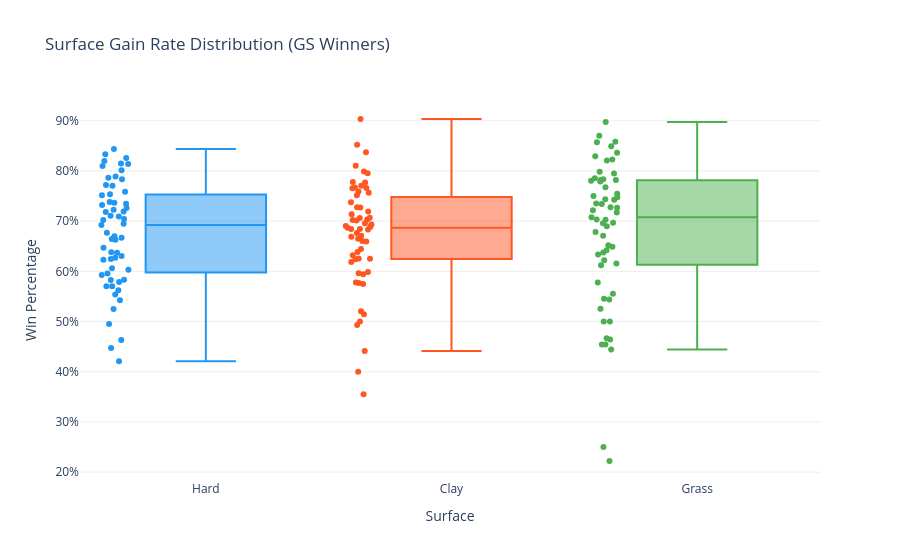

The notebook cell saved with this chart:
### Code cell
melted = gs_players.melt(
    id_vars=["name", "era"],
    value_vars=["hard_win_pct", "clay_win_pct", "grass_win_pct"],
    var_name="surface",
    value_name="win_pct"
)
melted["surface"] = melted["surface"].str.replace("_win_pct", "").str.capitalize()

fig = px.box(
    melted,
    x="surface",
    y="win_pct",
    color="surface",
    hover_name="name",
    hover_data={"era": True, "win_pct": ":.3f", "surface": False},
    points="all",
    title="Surface Gain Rate Distribution (GS Winners)",
    labels={"win_pct": "Win Percentage", "surface": "Surface"},
    color_discrete_map={"Hard": "#2196F3", "Clay": "#FF5722", "Grass": "#4CAF50"},
    category_orders={"surface": ["Hard", "Clay", "Grass"]},
)
fig.update_layout(
    yaxis_tickformat=".0%",
    showlegend=False,
    plot_bgcolor="white",
    yaxis=dict(gridcolor="#eeeeee"),
)
fig.show()

### Figure 1 — Plotly figure (JSON) as saved in the notebook; plotly's stock layout.template omitted (floating-point values rounded to 4 significant figures)
{"data": [{"alignmentgroup": "True", "boxpoints": "all", "customdata": [["Open Era"], ["Open Era"], ["Open Era"], ["Open Era"], ["Open Era"], ["Open Era"], ["Open Era"], ["Open Era"], ["Open Era"], ["Open Era"], ["Open Era"], ["Open Era"], ["Open Era"], ["Open Era"], ["Open Era"], ["Open Era"], ["Open Era"], ["Open Era"], ["Open Era"], ["Open Era"], ["Open Era"], ["Open Era"], ["Open Era"], ["Open Era"], ["Open Era"], ["Modern Era"], ["Modern Era"], ["Modern Era"], ["Modern Era"], ["Modern Era"], ["Modern Era"], ["Modern Era"], ["Modern Era"], ["Modern Era"], ["Modern Era"], ["Modern Era"], ["Modern Era"], ["Modern Era"], ["Modern Era"], ["Modern Era"], ["Modern Era"], ["Modern Era"], ["Modern Era"], ["Big 3 Era"], ["Modern Era"], ["Modern Era"], ["Modern Era"], ["Big 3 Era"], ["Big 3 Era"], ["Big 3 Era"], ["Big 3 Era"], ["Big 3 Era"], ["Big 3 Era"], ["Big 3 Era"], ["Big 3 Era"], ["Big 3 Era"], ["Big 3 Era"], ["Big 3 Era"], ["Big 3 Era"]], "hovertemplate": "<b>%{hovertext}</b><br><br>Win Percentage=%{y:.3f}<br>era=%{customdata[0]}<extra></extra>", "hovertext": ["Ken Rosewall", "Andres Gimeno", "Rod Laver", "Arthur Ashe", "Bill Bowrey", "John Newcombe", "Jan Kodes", "Ilie Nastase", "Stan Smith", "Manuel Orantes", "Adriano Panatta", "Roscoe Tanner", "Guillermo Vilas", "Jimmy Connors", "Mark Edmondson", "Vitas Gerulaitis", "Brian Teacher", "Bjorn Borg", "Johan Kriek", "John McEnroe", "Andres Gomez", "Ivan Lendl", "Yannick Noah", "Mats Wilander", "Pat Cash", "Stefan Edberg", "Thomas Muster", "Boris Becker", "Petr Korda", "Michael Stich", "Andre Agassi", "Jim Courier", "Sergi Bruguera", "Pete Sampras", "Goran Ivanisevic", "Richard Krajicek", "Michael Chang", "Patrick Rafter", "Yevgeny Kafelnikov", "Thomas Johansson", "Albert Costa", "Carlos Moya", "Gustavo Kuerten", "Gaston Gaudio", "Marat Safin", "Juan Carlos Ferrero", "Lleyton Hewitt", "Roger Federer", "Andy Roddick", "Stan Wawrinka", "Rafael Nadal", "Andy Murray", "Novak Djokovic", "Juan Martin del Potro", "Marin Cilic", "Dominic Thiem", "Daniil Medvedev", "Jannik Sinner", "Carlos Alcaraz"], "legendgroup": "Hard", "marker": {"color": "#2196F3"}, "name": "Hard", "notched": false, "offsetgroup": "Hard", "orientation": "v", "showlegend": true, "type": "box", "x": ["Hard", "Hard", "Hard", "Hard", "Hard", "Hard", "Hard", "Hard", "Hard", "Hard", "Hard", "Hard", "Hard", "Hard", "Hard", "Hard", "Hard", "Hard", "Hard", "Hard", "Hard", "Hard", "Hard", "Hard", "Hard", "Hard", "Hard", "Hard", "Hard", "Hard", "Hard", "Hard", "Hard", "Hard", "Hard", "Hard", "Hard", "Hard", "Hard", "Hard", "Hard", "Hard", "Hard", "Hard", "Hard", "Hard", "Hard", "Hard", "Hard", "Hard", "Hard", "Hard", "Hard", "Hard", "Hard", "Hard", "Hard", "Hard", "Hard"], "x0": " ", "xaxis": "x", "y": [0.7349, 0.6381, 0.8137, 0.7703, 0.4474, 0.7108, 0.5423, 0.6949, 0.7261, 0.5701, 0.525, 0.6698, 0.6923, 0.8199, 0.463, 0.7323, 0.5928, 0.7534, 0.6245, 0.8101, 0.6471, 0.826, 0.7193, 0.7181, 0.5827, 0.7866, 0.6371, 0.7586, 0.6306, 0.663, 0.7889, 0.7094, 0.5537, 0.8015, 0.5831, 0.6667, 0.7045, 0.6646, 0.6771, 0.5623, 0.4952, 0.5955, 0.6229, 0.4211, 0.6034, 0.5705, 0.7024, 0.8332, 0.7518, 0.606, 0.7721, 0.7381, 0.8438, 0.7229, 0.6273, 0.5788, 0.7367, 0.8149, 0.7833], "y0": " ", "yaxis": "y"}, {"alignmentgroup": "True", "boxpoints": "all", "customdata": [["Open Era"], ["Open Era"], ["Open Era"], ["Open Era"], ["Open Era"], ["Open Era"], ["Open Era"], ["Open Era"], ["Open Era"], ["Open Era"], ["Open Era"], ["Open Era"], ["Open Era"], ["Open Era"], ["Open Era"], ["Open Era"], ["Open Era"], ["Open Era"], ["Open Era"], ["Open Era"], ["Open Era"], ["Open Era"], ["Open Era"], ["Open Era"], ["Open Era"], ["Modern Era"], ["Modern Era"], ["Modern Era"], ["Modern Era"], ["Modern Era"], ["Modern Era"], ["Modern Era"], ["Modern Era"], ["Modern Era"], ["Modern Era"], ["Modern Era"], ["Modern Era"], ["Modern Era"], ["Modern Era"], ["Modern Era"], ["Modern Era"], ["Modern Era"], ["Modern Era"], ["Big 3 Era"], ["Modern Era"], ["Modern Era"], ["Modern Era"], ["Big 3 Era"], ["Big 3 Era"], ["Big 3 Era"], ["Big 3 Era"], ["Big 3 Era"], ["Big 3 Era"], ["Big 3 Era"], ["Big 3 Era"], ["Big 3 Era"], ["Big 3 Era"], ["Big 3 Era"], ["Big 3 Era"]], "hovertemplate": "<b>%{hovertext}</b><br><br>Win Percentage=%{y:.3f}<br>era=%{customdata[0]}<extra></extra>", "hovertext": ["Ken Rosewall", "Andres Gimeno", "Rod Laver", "Arthur Ashe", "Bill Bowrey", "John Newcombe", "Jan Kodes", "Ilie Nastase", "Stan Smith", "Manuel Orantes", "Adriano Panatta", "Roscoe Tanner", "Guillermo Vilas", "Jimmy Connors", "Mark Edmondson", "Vitas Gerulaitis", "Brian Teacher", "Bjorn Borg", "Johan Kriek", "John McEnroe", "Andres Gomez", "Ivan Lendl", "Yannick Noah", "Mats Wilander", "Pat Cash", "Stefan Edberg", "Thomas Muster", "Boris Becker", "Petr Korda", "Michael Stich", "Andre Agassi", "Jim Courier", "Sergi Bruguera", "Pete Sampras", "Goran Ivanisevic", "Richard Krajicek", "Michael Chang", "Patrick Rafter", "Yevgeny Kafelnikov", "Thomas Johansson", "Albert Costa", "Carlos Moya", "Gustavo Kuerten", "Gaston Gaudio", "Marat Safin", "Juan Carlos Ferrero", "Lleyton Hewitt", "Roger Federer", "Andy Roddick", "Stan Wawrinka", "Rafael Nadal", "Andy Murray", "Novak Djokovic", "Juan Martin del Potro", "Marin Cilic", "Dominic Thiem", "Daniil Medvedev", "Jannik Sinner", "Carlos Alcaraz"], "legendgroup": "Clay", "marker": {"color": "#FF5722"}, "name": "Clay", "notched": false, "offsetgroup": "Clay", "orientation": "v", "showlegend": true, "type": "box", "x": ["Clay", "Clay", "Clay", "Clay", "Clay", "Clay", "Clay", "Clay", "Clay", "Clay", "Clay", "Clay", "Clay", "Clay", "Clay", "Clay", "Clay", "Clay", "Clay", "Clay", "Clay", "Clay", "Clay", "Clay", "Clay", "Clay", "Clay", "Clay", "Clay", "Clay", "Clay", "Clay", "Clay", "Clay", "Clay", "Clay", "Clay", "Clay", "Clay", "Clay", "Clay", "Clay", "Clay", "Clay", "Clay", "Clay", "Clay", "Clay", "Clay", "Clay", "Clay", "Clay", "Clay", "Clay", "Clay", "Clay", "Clay", "Clay", "Clay"], "x0": " ", "xaxis": "x", "y": [0.777, 0.6835, 0.7515, 0.7137, 0.4932, 0.7062, 0.6932, 0.7782, 0.6958, 0.7656, 0.6905, 0.6242, 0.7952, 0.7704, 0.4414, 0.7068, 0.5204, 0.8524, 0.5, 0.7193, 0.7021, 0.8103, 0.7379, 0.7668, 0.4, 0.6766, 0.7662, 0.6595, 0.5769, 0.6688, 0.7273, 0.6845, 0.6868, 0.625, 0.6184, 0.5985, 0.6446, 0.5143, 0.5779, 0.3551, 0.665, 0.7033, 0.7011, 0.6604, 0.5961, 0.7278, 0.6323, 0.7567, 0.6387, 0.6254, 0.9035, 0.6707, 0.7989, 0.6885, 0.5941, 0.6846, 0.5747, 0.7593, 0.8374], "y0": " ", "yaxis": "y"}, {"alignmentgroup": "True", "boxpoints": "all", "customdata": [["Open Era"], ["Open Era"], ["Open Era"], ["Open Era"], ["Open Era"], ["Open Era"], ["Open Era"], ["Open Era"], ["Open Era"], ["Open Era"], ["Open Era"], ["Open Era"], ["Open Era"], ["Open Era"], ["Open Era"], ["Open Era"], ["Open Era"], ["Open Era"], ["Open Era"], ["Open Era"], ["Open Era"], ["Open Era"], ["Open Era"], ["Open Era"], ["Open Era"], ["Modern Era"], ["Modern Era"], ["Modern Era"], ["Modern Era"], ["Modern Era"], ["Modern Era"], ["Modern Era"], ["Modern Era"], ["Modern Era"], ["Modern Era"], ["Modern Era"], ["Modern Era"], ["Modern Era"], ["Modern Era"], ["Modern Era"], ["Modern Era"], ["Modern Era"], ["Modern Era"], ["Big 3 Era"], ["Modern Era"], ["Modern Era"], ["Modern Era"], ["Big 3 Era"], ["Big 3 Era"], ["Big 3 Era"], ["Big 3 Era"], ["Big 3 Era"], ["Big 3 Era"], ["Big 3 Era"], ["Big 3 Era"], ["Big 3 Era"], ["Big 3 Era"], ["Big 3 Era"], ["Big 3 Era"]], "hovertemplate": "<b>%{hovertext}</b><br><br>Win Percentage=%{y:.3f}<br>era=%{customdata[0]}<extra></extra>", "hovertext": ["Ken Rosewall", "Andres Gimeno", "Rod Laver", "Arthur Ashe", "Bill Bowrey", "John Newcombe", "Jan Kodes", "Ilie Nastase", "Stan Smith", "Manuel Orantes", "Adriano Panatta", "Roscoe Tanner", "Guillermo Vilas", "Jimmy Connors", "Mark Edmondson", "Vitas Gerulaitis", "Brian Teacher", "Bjorn Borg", "Johan Kriek", "John McEnroe", "Andres Gomez", "Ivan Lendl", "Yannick Noah", "Mats Wilander", "Pat Cash", "Stefan Edberg", "Thomas Muster", "Boris Becker", "Petr Korda", "Michael Stich", "Andre Agassi", "Jim Courier", "Sergi Bruguera", "Pete Sampras", "Goran Ivanisevic", "Richard Krajicek", "Michael Chang", "Patrick Rafter", "Yevgeny Kafelnikov", "Thomas Johansson", "Albert Costa", "Carlos Moya", "Gustavo Kuerten", "Gaston Gaudio", "Marat Safin", "Juan Carlos Ferrero", "Lleyton Hewitt", "Roger Federer", "Andy Roddick", "Stan Wawrinka", "Rafael Nadal", "Andy Murray", "Novak Djokovic", "Juan Martin del Potro", "Marin Cilic", "Dominic Thiem", "Daniil Medvedev", "Jannik Sinner", "Carlos Alcaraz"], "legendgroup": "Grass", "marker": {"color": "#4CAF50"}, "name": "Grass", "notched": false, "offsetgroup": "Grass", "orientation": "v", "showlegend": true, "type": "box", "x": ["Grass", "Grass", "Grass", "Grass", "Grass", "Grass", "Grass", "Grass", "Grass", "Grass", "Grass", "Grass", "Grass", "Grass", "Grass", "Grass", "Grass", "Grass", "Grass", "Grass", "Grass", "Grass", "Grass", "Grass", "Grass", "Grass", "Grass", "Grass", "Grass", "Grass", "Grass", "Grass", "Grass", "Grass", "Grass", "Grass", "Grass", "Grass", "Grass", "Grass", "Grass", "Grass", "Grass", "Grass", "Grass", "Grass", "Grass", "Grass", "Grass", "Grass", "Grass", "Grass", "Grass", "Grass", "Grass", "Grass", "Grass", "Grass", "Grass"], "x0": " ", "xaxis": "x", "y": [0.7803, 0.6957, 0.8491, 0.7818, 0.6337, 0.7788, 0.6418, 0.7027, 0.7677, 0.5439, 0.5254, 0.7342, 0.7216, 0.8208, 0.6374, 0.6782, 0.6489, 0.8295, 0.7265, 0.8582, 0.5556, 0.75, 0.4545, 0.7424, 0.7279, 0.7857, 0.4444, 0.8227, 0.6522, 0.7821, 0.7353, 0.6222, 0.5, 0.8361, 0.7172, 0.7079, 0.5455, 0.7475, 0.697, 0.6154, 0.2222, 0.4643, 0.4667, 0.25, 0.5778, 0.6122, 0.7544, 0.87, 0.7982, 0.5, 0.7835, 0.7947, 0.8571, 0.6897, 0.7034, 0.4545, 0.6711, 0.7436, 0.8974], "y0": " ", "yaxis": "y"}], "layout": {"boxmode": "overlay", "legend": {"title": {"text": "Surface"}, "tracegroupgap": 0}, "plot_bgcolor": "white", "showlegend": false, "title": {"text": "Surface Gain Rate Distribution (GS Winners)"}, "xaxis": {"anchor": "y", "categoryarray": ["Hard", "Clay", "Grass"], "categoryorder": "array", "domain": [0, 1], "title": {"text": "Surface"}}, "yaxis": {"anchor": "x", "domain": [0, 1], "gridcolor": "#eeeeee", "tickformat": ".0%", "title": {"text": "Win Percentage"}}}}
